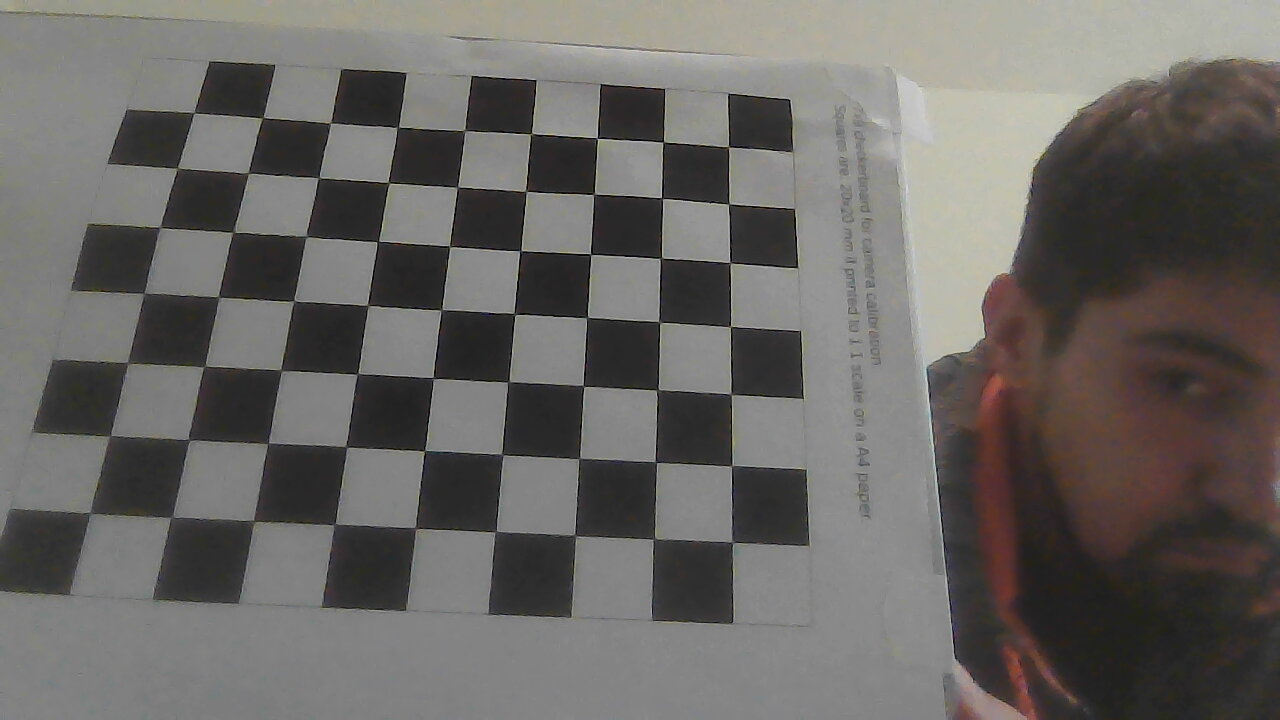
#> input picture webcamera-chess/2024-02-04-161950.jpg, 1280 x 720 px; its folder holds only this picture in this run
$ python reconstruct.py
#> lines starting #> are read from the running program, lines starting #| are printed output that depends on the picture; long printed decimals are rounded
import glob
import numpy as np
import cv2
import apriltag
import matplotlib.pyplot as plt


def calibrate_camera(chessboard_images_path):
#> called with chessboard_images_path = 'webcamera-chess'
    pattern_size = (7, 9)
    square_size = 0.02  # 2 cm

    # Prepare object points, like (0,0,0), (1,0,0), (2,0,0) ..., (6,5,0)
    objp = np.zeros((np.prod(pattern_size), 3), np.float32)
    objp[:, :2] = np.mgrid[0 : pattern_size[0], 0 : pattern_size[1]].T.reshape(-1, 2)
    objp *= square_size

    # Arrays to store object points and image points from all images
    objpoints = []  # 3D points in real world space
    imgpoints = []  # 2D points in image plane

    # Load calibration images
    images = glob.glob(
        f"{chessboard_images_path}/*.jpg"
    )  # Path to your calibration images

    for fname in images:
        img = cv2.imread(fname)
#> img is the input picture: shape (720, 1280, 3); mean B, G, R 99.7, 102.6, 105.2
        gray = cv2.cvtColor(img, cv2.COLOR_BGR2GRAY)

        # Find the chessboard corners
        ret, corners = cv2.findChessboardCorners(gray, pattern_size, None)
#> ret = True; corners = 63 rows, first 8: [91, 514], [109, 439], [127.3, 361.8], [143.3, 292.6], [160.5, 227], [177, 167.7], [195.2, 112.6], [172.5, 519]

        # If found, add object points and image points
        if ret:
            objpoints.append(objp)
            imgpoints.append(corners)

    ret, mtx, dist, rvecs, tvecs = cv2.calibrateCamera(
        objpoints, imgpoints, gray.shape[::-1], None, None
    )
#> ret = 1.61; mtx = [[1263.9, 0, 732.1], [0, 1358.6, 355], [0, 0, 1]]; dist = [[-0.392, 2.06, 0.0127, -0.00435, -4.14]]; rvecs = ([-0.312, -0.516, -1.5],); tvecs = ([-0.158, 0.0354, 0.303],)

    mean_error = 0
    for i in range(len(objpoints)):
        imgpoints2, _ = cv2.projectPoints(objpoints[i], rvecs[i], tvecs[i], mtx, dist)
        error = cv2.norm(imgpoints[i], imgpoints2, cv2.NORM_L2) / len(imgpoints2)
        mean_error += error
#> this loop made 1 pass
#> (error, mean_error) on pass 1: (0.203, 0.203)
#> after the loop, mean_error = 0.203
    print("Re-projection Error: {}".format(mean_error / len(objpoints)))
#| Re-projection Error: 0.2028

    return mtx, dist


def get_homography(images):
    options = apriltag.DetectorOptions(families="tag16h5")
    detector = apriltag.Detector(options)

    homographies = []

    for image in images:
        detections = detector.detect(image)
        if detections:
            homographies.append(detections[0].homography)

    return homographies


# [95 lines left out: functions find_matching_points, drawlines, find_epipolar_lines, get_projection_matrices, not called in this run]


def main():
    K_matrix, dist = calibrate_camera(chessboard_images_path="webcamera-chess")
#> K_matrix = [[1263.9, 0, 732.1], [0, 1358.6, 355], [0, 0, 1]]; dist = [[-0.392, 2.06, 0.0127, -0.00435, -4.14]]

    images = [
        cv2.imread("images/image3.jpg", cv2.IMREAD_GRAYSCALE),
        cv2.imread("images/image4.jpg", cv2.IMREAD_GRAYSCALE),
    ]
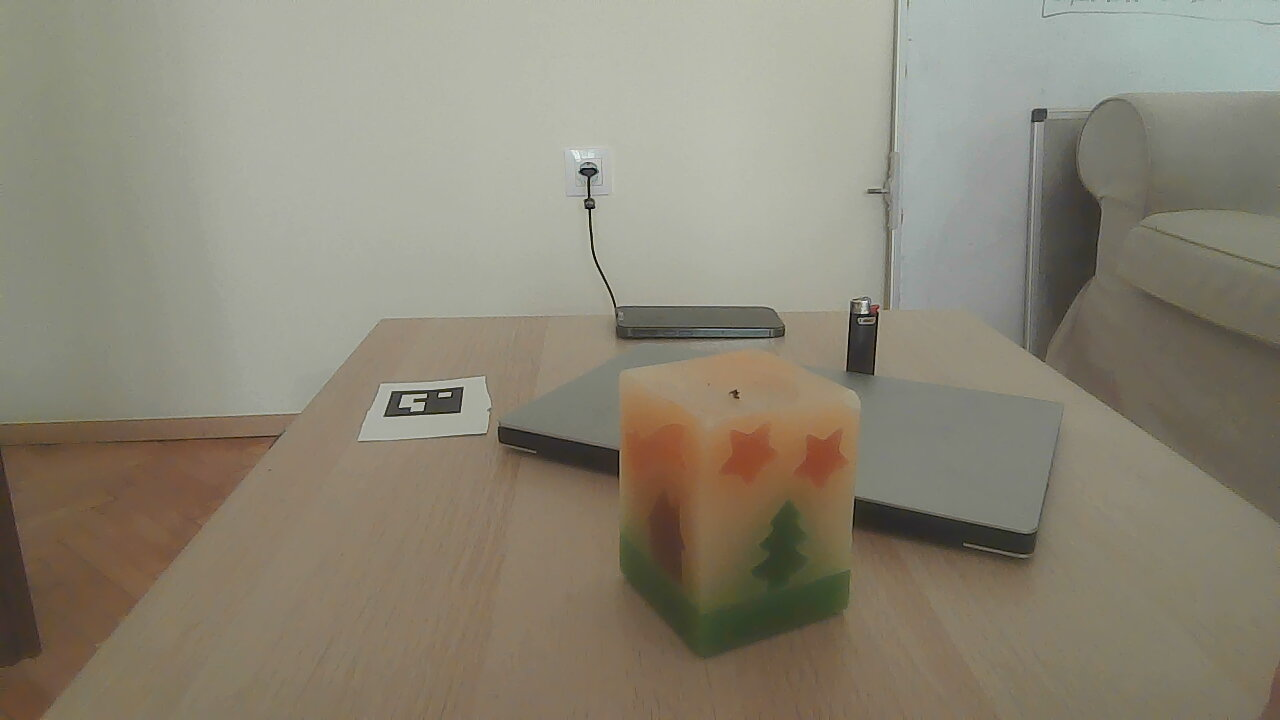
#> input picture images/image3.jpg, 1280 x 720 px
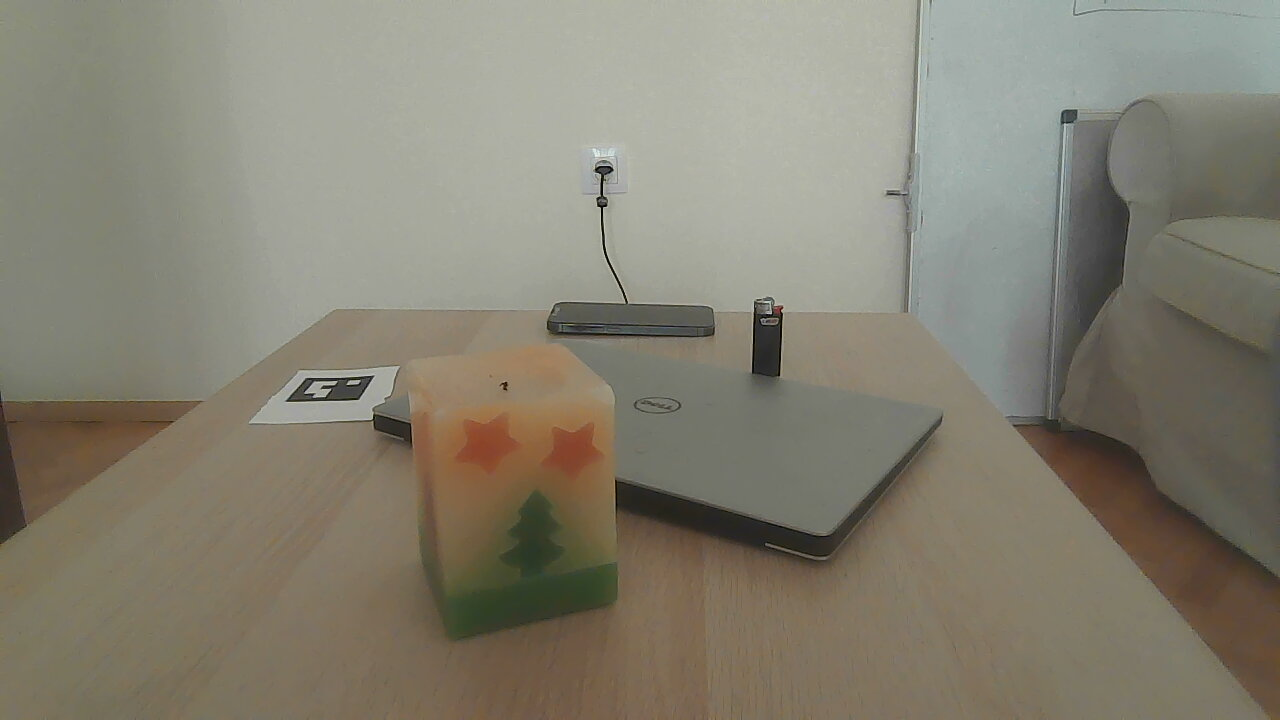
#> input picture images/image4.jpg, 1280 x 720 px
    images[0] = cv2.undistort(images[0], K_matrix, dist, None, K_matrix)
    images[1] = cv2.undistort(images[1], K_matrix, dist, None, K_matrix)

    homographies = get_homography(images)
    print("H", f"{homographies[0]}")
    print("H", f"{homographies[1]}")

    points1, points2, matches = find_matching_points(images)
    pts1 = np.int32(points1)
    pts2 = np.int32(points2)

    F, mask = cv2.findFundamentalMat(pts1, pts2, cv2.FM_RANSAC)
    print(f"{K_matrix=}")
    print(f"{F=}")

    # epipolar_lines = find_epipolar_lines(images, pts1, pts2, F)

    P1, P2 = get_projection_matrices(K_matrix, F)
    print(f"{P1=}")
    print(f"{P2=}")

    points_3d_homogeneous = cv2.triangulatePoints(
        P1, P2, np.float32(points1).transpose(), np.float32(points2).transpose()
    )

    # Convert homogeneous coordinates to 3D coordinates
    points_3d = points_3d_homogeneous[:3, :] / points_3d_homogeneous[3, :]

    # Calculate Euclidean distances of each point to the position of the camera (0, 0, 0)
    depths = np.sqrt(np.sum(points_3d**2, axis=0))

    # Uncalibrated depth scale
    min_depth = np.min(depths)
    max_depth = np.max(depths)
    scaled_depths = 255 * (depths - min_depth) / (max_depth - min_depth)
    print(f"{scaled_depths=}")

    # Visualize depth on the first image
    img = cv2.imread("images/image3.jpg")
    for i, p in enumerate(pts1):
        color = int(scaled_depths[i])
        img = cv2.circle(img, tuple(p), 5, [0, color, 0], -1)

    cv2.imshow("asd", img)
    cv2.waitKey()
    cv2.destroyAllWindows()


if __name__ == "__main__":
    main()
#> (the call stopped at in get_homography, `options = apriltag.DetectorOptions(families="tag16h5")`: apriltag is not available in this run)
